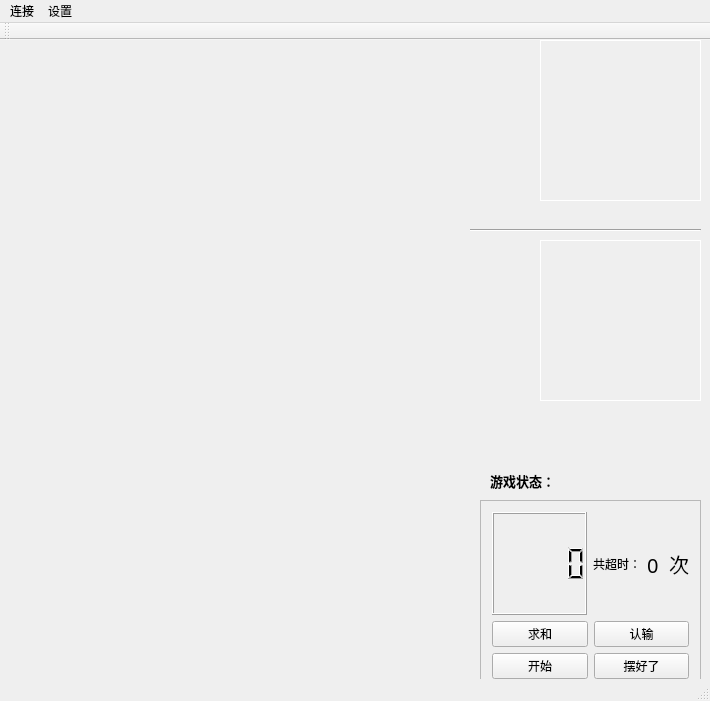
<?xml version="1.0" encoding="UTF-8"?>
<ui version="4.0">
 <class>Game</class>
 <widget class="QMainWindow" name="Game">
  <property name="geometry">
   <rect>
    <x>0</x>
    <y>0</y>
    <width>710</width>
    <height>701</height>
   </rect>
  </property>
  <property name="sizePolicy">
   <sizepolicy hsizetype="Fixed" vsizetype="Fixed">
    <horstretch>0</horstretch>
    <verstretch>0</verstretch>
   </sizepolicy>
  </property>
  <property name="minimumSize">
   <size>
    <width>710</width>
    <height>701</height>
   </size>
  </property>
  <property name="maximumSize">
   <size>
    <width>710</width>
    <height>701</height>
   </size>
  </property>
  <property name="windowTitle">
   <string>Game</string>
  </property>
  <widget class="QWidget" name="centralWidget">
   <widget class="qipan" name="widget" native="true">
    <property name="geometry">
     <rect>
      <x>10</x>
      <y>0</y>
      <width>450</width>
      <height>640</height>
     </rect>
    </property>
    <property name="minimumSize">
     <size>
      <width>450</width>
      <height>640</height>
     </size>
    </property>
    <property name="maximumSize">
     <size>
      <width>450</width>
      <height>640</height>
     </size>
    </property>
    <property name="autoFillBackground">
     <bool>true</bool>
    </property>
    <property name="styleSheet">
     <string notr="true"/>
    </property>
   </widget>
   <widget class="QFrame" name="frame">
    <property name="geometry">
     <rect>
      <x>480</x>
      <y>460</y>
      <width>221</width>
      <height>191</height>
     </rect>
    </property>
    <property name="frameShape">
     <enum>QFrame::StyledPanel</enum>
    </property>
    <property name="frameShadow">
     <enum>QFrame::Raised</enum>
    </property>
    <layout class="QGridLayout" name="gridLayout">
     <item row="1" column="0">
      <layout class="QHBoxLayout" name="horizontalLayout_3">
       <item>
        <widget class="QPushButton" name="pushButton_5">
         <property name="font">
          <font>
           <family>微软雅黑</family>
           <pointsize>9</pointsize>
          </font>
         </property>
         <property name="text">
          <string>求和</string>
         </property>
        </widget>
       </item>
       <item>
        <widget class="QPushButton" name="pushButton_6">
         <property name="font">
          <font>
           <family>微软雅黑</family>
           <pointsize>9</pointsize>
          </font>
         </property>
         <property name="text">
          <string>认输</string>
         </property>
        </widget>
       </item>
      </layout>
     </item>
     <item row="2" column="0">
      <layout class="QHBoxLayout" name="horizontalLayout">
       <item>
        <widget class="QPushButton" name="pushButton_2">
         <property name="font">
          <font>
           <family>微软雅黑</family>
           <pointsize>9</pointsize>
          </font>
         </property>
         <property name="text">
          <string>开始</string>
         </property>
        </widget>
       </item>
       <item>
        <widget class="QPushButton" name="pushButton">
         <property name="font">
          <font>
           <family>微软雅黑</family>
           <pointsize>9</pointsize>
          </font>
         </property>
         <property name="text">
          <string>摆好了</string>
         </property>
        </widget>
       </item>
      </layout>
     </item>
     <item row="0" column="0">
      <layout class="QHBoxLayout" name="horizontalLayout_4">
       <item>
        <widget class="QLCDNumber" name="lcdNumber"/>
       </item>
       <item>
        <layout class="QHBoxLayout" name="horizontalLayout_2">
         <item>
          <widget class="QLabel" name="label">
           <property name="font">
            <font>
             <family>微软雅黑</family>
             <pointsize>9</pointsize>
            </font>
           </property>
           <property name="text">
            <string>共超时：</string>
           </property>
          </widget>
         </item>
         <item>
          <widget class="QLabel" name="countlabel">
           <property name="font">
            <font>
             <family>微软雅黑</family>
             <pointsize>15</pointsize>
            </font>
           </property>
           <property name="text">
            <string>0  次</string>
           </property>
           <property name="alignment">
            <set>Qt::AlignRight|Qt::AlignTrailing|Qt::AlignVCenter</set>
           </property>
          </widget>
         </item>
        </layout>
       </item>
      </layout>
     </item>
    </layout>
   </widget>
   <widget class="QLabel" name="statusLabel">
    <property name="geometry">
     <rect>
      <x>490</x>
      <y>430</y>
      <width>201</width>
      <height>21</height>
     </rect>
    </property>
    <property name="font">
     <font>
      <pointsize>10</pointsize>
      <weight>75</weight>
      <bold>true</bold>
     </font>
    </property>
    <property name="text">
     <string>游戏状态：</string>
    </property>
   </widget>
   <widget class="QLabel" name="state2">
    <property name="geometry">
     <rect>
      <x>490</x>
      <y>400</y>
      <width>161</width>
      <height>21</height>
     </rect>
    </property>
    <property name="font">
     <font>
      <family>微软雅黑</family>
      <pointsize>9</pointsize>
     </font>
    </property>
    <property name="text">
     <string/>
    </property>
   </widget>
   <widget class="QLabel" name="remoteName">
    <property name="geometry">
     <rect>
      <x>480</x>
      <y>170</y>
      <width>171</width>
      <height>21</height>
     </rect>
    </property>
    <property name="font">
     <font>
      <family>微软雅黑</family>
      <pointsize>9</pointsize>
     </font>
    </property>
    <property name="text">
     <string/>
    </property>
    <property name="alignment">
     <set>Qt::AlignRight|Qt::AlignTrailing|Qt::AlignVCenter</set>
    </property>
   </widget>
   <widget class="QLabel" name="myName">
    <property name="geometry">
     <rect>
      <x>470</x>
      <y>370</y>
      <width>181</width>
      <height>21</height>
     </rect>
    </property>
    <property name="font">
     <font>
      <pointsize>10</pointsize>
     </font>
    </property>
    <property name="text">
     <string/>
    </property>
    <property name="alignment">
     <set>Qt::AlignRight|Qt::AlignTrailing|Qt::AlignVCenter</set>
    </property>
   </widget>
   <widget class="Line" name="line">
    <property name="geometry">
     <rect>
      <x>470</x>
      <y>180</y>
      <width>231</width>
      <height>20</height>
     </rect>
    </property>
    <property name="font">
     <font>
      <pointsize>10</pointsize>
     </font>
    </property>
    <property name="orientation">
     <enum>Qt::Horizontal</enum>
    </property>
   </widget>
   <widget class="QLabel" name="RemotePhoto">
    <property name="geometry">
     <rect>
      <x>540</x>
      <y>0</y>
      <width>161</width>
      <height>161</height>
     </rect>
    </property>
    <property name="styleSheet">
     <string notr="true">border : 1px solid white</string>
    </property>
    <property name="text">
     <string/>
    </property>
   </widget>
   <widget class="QLabel" name="myPhoto">
    <property name="geometry">
     <rect>
      <x>540</x>
      <y>200</y>
      <width>161</width>
      <height>161</height>
     </rect>
    </property>
    <property name="styleSheet">
     <string notr="true">border : 1px solid white</string>
    </property>
    <property name="text">
     <string/>
    </property>
   </widget>
   <widget class="QLabel" name="backgroundlabel">
    <property name="geometry">
     <rect>
      <x>0</x>
      <y>0</y>
      <width>711</width>
      <height>671</height>
     </rect>
    </property>
    <property name="styleSheet">
     <string notr="true">background-image: url(:/beijing1.jpg);</string>
    </property>
    <property name="text">
     <string> </string>
    </property>
   </widget>
   <zorder>backgroundlabel</zorder>
   <zorder>widget</zorder>
   <zorder>frame</zorder>
   <zorder>statusLabel</zorder>
   <zorder>state2</zorder>
   <zorder>remoteName</zorder>
   <zorder>myName</zorder>
   <zorder>line</zorder>
   <zorder>RemotePhoto</zorder>
   <zorder>myPhoto</zorder>
  </widget>
  <widget class="QMenuBar" name="menuBar">
   <property name="geometry">
    <rect>
     <x>0</x>
     <y>0</y>
     <width>710</width>
     <height>21</height>
    </rect>
   </property>
   <widget class="QMenu" name="menu">
    <property name="title">
     <string>连接</string>
    </property>
    <addaction name="separator"/>
    <addaction name="actionNew"/>
    <addaction name="actionAdd_to_existing"/>
   </widget>
   <widget class="QMenu" name="menu_2">
    <property name="title">
     <string>设置</string>
    </property>
    <addaction name="separator"/>
    <addaction name="action_2"/>
    <addaction name="action_3"/>
   </widget>
   <addaction name="menu"/>
   <addaction name="menu_2"/>
  </widget>
  <widget class="QToolBar" name="mainToolBar">
   <attribute name="toolBarArea">
    <enum>TopToolBarArea</enum>
   </attribute>
   <attribute name="toolBarBreak">
    <bool>false</bool>
   </attribute>
  </widget>
  <widget class="QStatusBar" name="statusBar"/>
  <action name="actionNew">
   <property name="text">
    <string>新建服务器</string>
   </property>
  </action>
  <action name="actionAdd_to_existing">
   <property name="text">
    <string>连接已有服务器</string>
   </property>
  </action>
  <action name="action_2">
   <property name="text">
    <string>头像</string>
   </property>
  </action>
  <action name="action_3">
   <property name="text">
    <string>昵称</string>
   </property>
  </action>
 </widget>
 <layoutdefault spacing="6" margin="11"/>
 <customwidgets>
  <customwidget>
   <class>qipan</class>
   <extends>QWidget</extends>
   <header location="global">qipan.h</header>
   <container>1</container>
  </customwidget>
 </customwidgets>
 <resources/>
 <connections/>
</ui>
